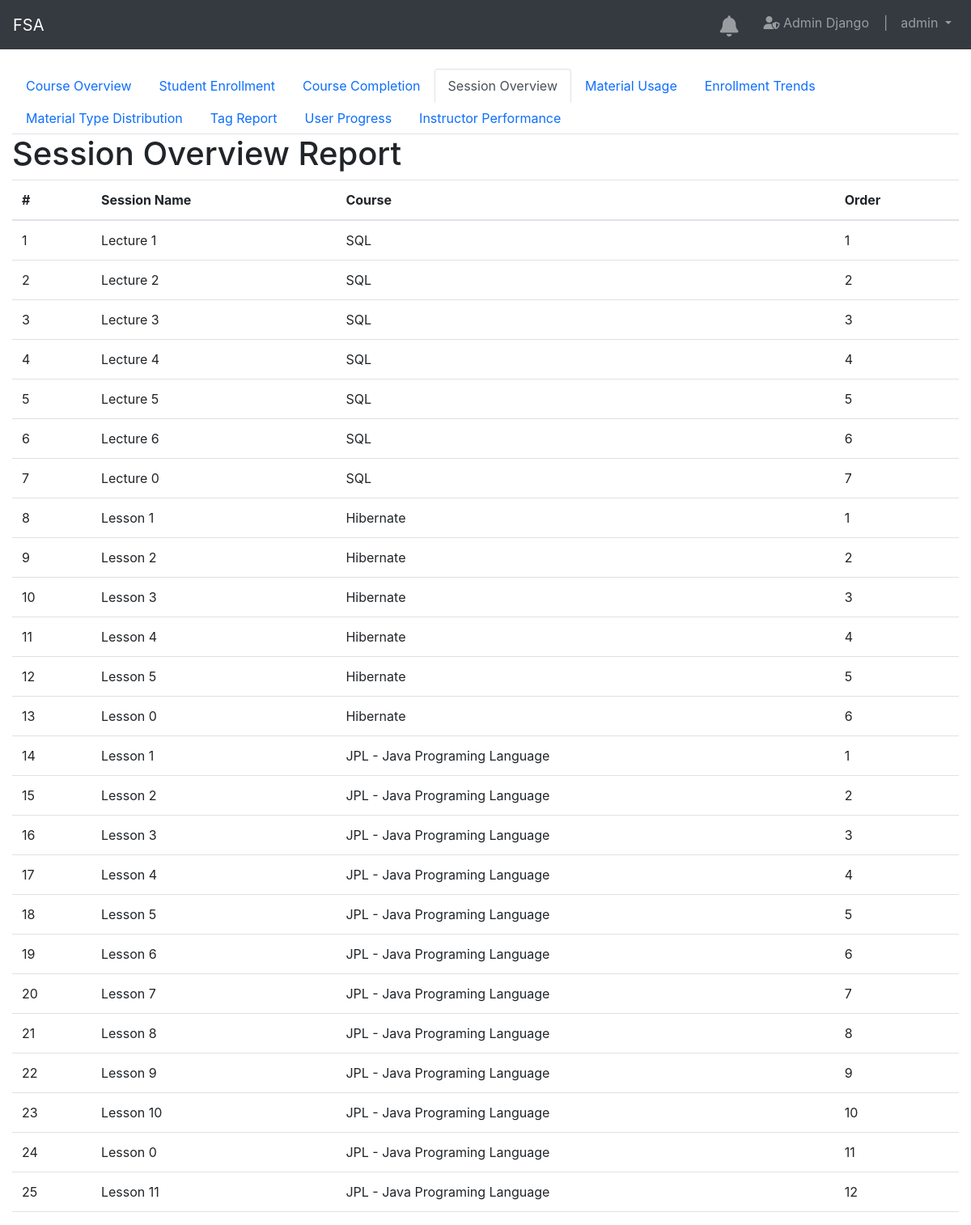
/reports/session-overview/ (signed in), run on the app's committed database.
### user/models.py (models this page shows)
class User(AbstractUser):
    date_joined = models.DateTimeField(auto_now_add=True)
    training_programs = models.ManyToManyField(TrainingProgram, blank=True)
    modules = models.ManyToManyField(Module, related_name='assigned_users', blank=True)
    groups = models.ManyToManyField(
        Group,
        blank=True,
        help_text='The groups this user belongs to.',
        verbose_name='groups',
        related_name='custom_user_groups',
    )
    user_permissions = models.ManyToManyField(
        Permission,
        blank=True,
        help_text='Specific permissions for this user.',
        verbose_name='user permissions',
        related_name='custom_user_permissions',
    )

### course/models.py (models this page shows, shortened)
class Session(models.Model):
    course = models.ForeignKey(Course, on_delete=models.CASCADE, related_name='sessions', null=True)
    name = models.CharField(max_length=255)
    order = models.PositiveIntegerField()  # Order of appearance

class Course(models.Model):
    course_name = models.CharField(max_length=255, unique=True)
    course_code = models.CharField(max_length=20, unique=True, blank=True, null=True)
    description = models.TextField(blank=True, null=True)
    creator = models.ForeignKey(settings.AUTH_USER_MODEL, on_delete=models.SET_NULL, null=True, blank=True, related_name='created_courses')
    instructor = models.ForeignKey(settings.AUTH_USER_MODEL, on_delete=models.SET_NULL, null=True, blank=True, related_name='taught_courses')
    published = models.BooleanField(default=True)
    prerequisites = models.ManyToManyField('self', symmetrical=False, blank=True, related_name='is_prerequisite_for')
    tags = models.ManyToManyField('Tag', blank=True, related_name='courses')
    image = models.ImageField(upload_to='course_images/', null=True, blank=True)

### reports/views.py (the view)
# urls.py: path('session-overview/', views.session_overview_report, name='session_overview_report'),
@login_required
def session_overview_report(request):
    sessions = Session.objects.select_related('course').all()
    return render(request, 'reports/session_overview_report.html', {'sessions': sessions})

### reports/templates/reports/session_overview_report.html
{% extends 'base.html' %}
{% block content %}
<ul class="nav nav-tabs">
    <li class="nav-item">
        <a class="nav-link" href="{% url 'reports:course_overview_report' %}">Course Overview</a>
    </li>
    <li class="nav-item">
        <a class="nav-link" href="{% url 'reports:student_enrollment_report' %}">Student Enrollment</a>
    </li>
    <li class="nav-item">
        <a class="nav-link" href="{% url 'reports:course_completion_report' %}">Course Completion</a>
    </li>
    <li class="nav-item">
        <a class="nav-link active" href="{% url 'reports:session_overview_report' %}">Session Overview</a>
    </li>
    <li class="nav-item">
        <a class="nav-link" href="{% url 'reports:material_usage_report' %}">Material Usage</a>
    </li>
    <li class="nav-item">
        <a class="nav-link" href="{% url 'reports:enrollment_trends_report' %}">Enrollment Trends</a>
    </li>
    <li class="nav-item">
        <a class="nav-link" href="{% url 'reports:material_type_distribution_report' %}">Material Type Distribution</a>
    </li>
    <li class="nav-item">
        <a class="nav-link" href="{% url 'reports:tag_report' %}">Tag Report</a>
    </li>
    <li class="nav-item">
        <a class="nav-link" href="{% url 'reports:user_progress_report' %}">User Progress</a>
    </li>
    <li class="nav-item">
        <a class="nav-link" href="{% url 'reports:instructor_performance_report' %}">Instructor Performance</a>
    </li>
</ul>
<h1>Session Overview Report</h1>
<table class="table">
    <thead>
        <tr>
            <th>#</th>
            <th>Session Name</th>
            <th>Course</th>
            <th>Order</th>
        </tr>
    </thead>
    <tbody>
        {% for session in sessions %}
        <tr>
            <td>{{ forloop.counter }}</td>
            <td>{{ session.name }}</td>
            <td>{{ session.course.course_name }}</td>
            <td>{{ session.order }}</td>
        </tr>
        {% endfor %}
    </tbody>
</table>
{% endblock %}

### main/templates/base.html (shortened to what this page needs)
<!DOCTYPE html>
<html lang="en">
<head>
    <link rel="stylesheet" href="https://cdnjs.cloudflare.com/ajax/libs/font-awesome/5.15.4/css/all.min.css">
    <link href="https://cdn.jsdelivr.net/npm/bootstrap@5.3.0-alpha1/dist/css/bootstrap.min.css" rel="stylesheet">
    <link rel="stylesheet" href="https://stackpath.bootstrapcdn.com/bootstrap/4.5.2/css/bootstrap.min.css">
</head>
<link rel="stylesheet" href="https://cdnjs.cloudflare.com/ajax/libs/font-awesome/6.0.0-beta3/css/all.min.css">
</head>
<body>
    <nav class="navbar navbar-expand-lg navbar-dark bg-dark">
        <a class="navbar-brand" href="{% url 'main:home' %}">FSA</a>
        <div class="collapse navbar-collapse">
            {% if request.user.is_authenticated %}
            <ul class="navbar-nav ml-auto">
                {% include 'notification_bell.html' %}
                <li class="nav-item">
                    <a class="nav-link" href="{% url 'admin:index' %}" target="_blank">
                        <i class="fas fa-user-shield"></i> Admin Django &nbsp;&nbsp;&nbsp;|
                    </a>
                </li>
                <li class="nav-item dropdown">
                    <a class="nav-link dropdown-toggle" href="#" id="navbarDropdown" role="button" data-bs-toggle="dropdown" aria-haspopup="true" aria-expanded="false">
                        {{ request.user.get_full_name|default:request.user.username }}
                    </a>
                </li>
            </ul>
        {% endif %}
        </nav>
    <div class="container-fluid mt-4">
        {% block content %}{% endblock %}
    </div>
</body>
</html>

### data on the page
User: user.get_full_name "admin"
Session: name "Lecture 1", course.course_name "SQL", order "1"
Session: name "Lecture 2", course.course_name "SQL", order "2"
Session: name "Lecture 3", course.course_name "SQL", order "3"
Session: name "Lecture 4", course.course_name "SQL", order "4"
Session: name "Lecture 5", course.course_name "SQL", order "5"
Session: name "Lecture 6", course.course_name "SQL", order "6"
Session: name "Lecture 0", course.course_name "SQL", order "7"
Session: name "Lesson 1", course.course_name "Hibernate", order "1"
Session: name "Lesson 2", course.course_name "Hibernate", order "2"
Session: name "Lesson 3", course.course_name "Hibernate", order "3"
Session: name "Lesson 4", course.course_name "Hibernate", order "4"
Session: name "Lesson 5", course.course_name "Hibernate", order "5"
Session: name "Lesson 0", course.course_name "Hibernate", order "6"
Session: name "Lesson 1", course.course_name "JPL - Java Programing Language", order "1"
Session: name "Lesson 2", course.course_name "JPL - Java Programing Language", order "2"
Session: name "Lesson 3", course.course_name "JPL - Java Programing Language", order "3"
Session: name "Lesson 4", course.course_name "JPL - Java Programing Language", order "4"
Session: name "Lesson 5", course.course_name "JPL - Java Programing Language", order "5"
Session: name "Lesson 6", course.course_name "JPL - Java Programing Language", order "6"
Session: name "Lesson 7", course.course_name "JPL - Java Programing Language", order "7"
Session: name "Lesson 8", course.course_name "JPL - Java Programing Language", order "8"
Session: name "Lesson 9", course.course_name "JPL - Java Programing Language", order "9"
Session: name "Lesson 10", course.course_name "JPL - Java Programing Language", order "10"
Session: name "Lesson 0", course.course_name "JPL - Java Programing Language", order "11"
Session: name "Lesson 11", course.course_name "JPL - Java Programing Language", order "12"
